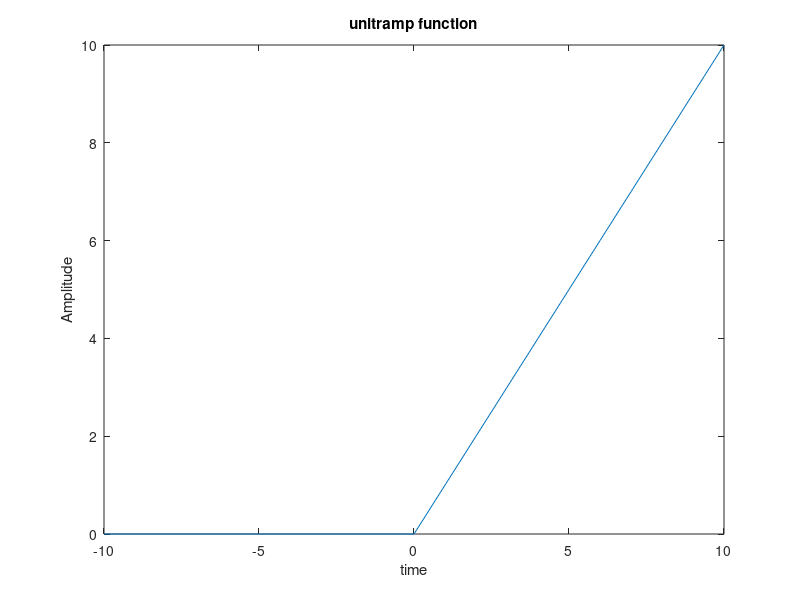

MATLAB code to generate this figure:
clc;
clear all;
close all;
n=-10:10;
for i=1:length(n)
    if n(i)>=0
        x(i)=n(i);
    else
        x(i)=0;
    end
end
plot(n,x);
xlabel('time');
ylabel('Amplitude');
title('unitramp function');
